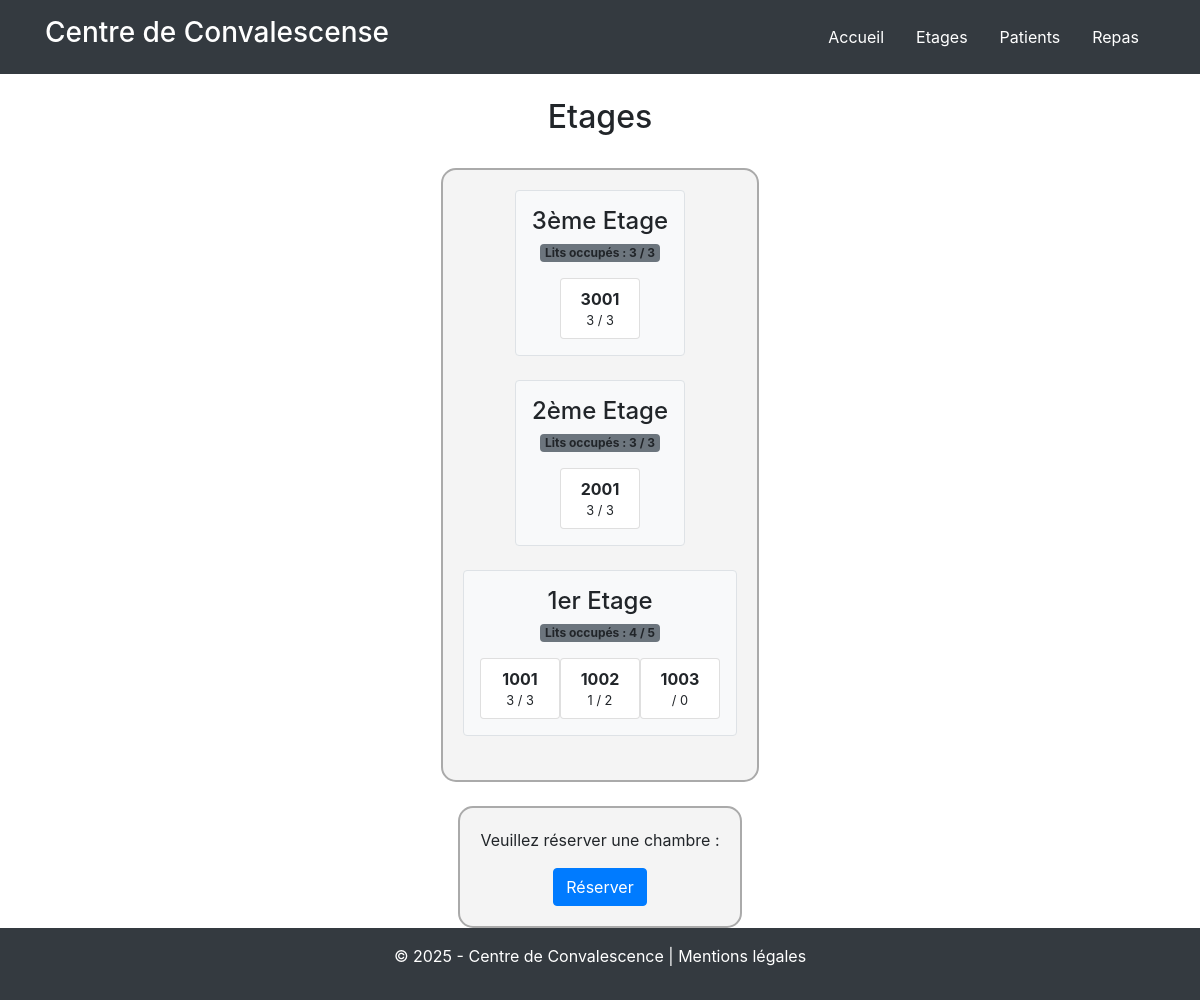
The page /index.php?action=Etages on the database its author committed.
### tables this page shows
CREATE TABLE `chambre` (
  `id_chambre` int(11) NOT NULL,
  `numero_chambre` int(11) NOT NULL,
  `classe` int(11) NOT NULL,
  `nombreLits` int(11) NOT NULL,
  `litsOccupes` int(11) DEFAULT '0',
  `id_etage` int(11) NOT NULL
);

### Controleur/controleur.php (called while the page is built, shortened)
<?php
require 'Repository/repository.php';
function etages()
{
    $etagesSource = [
        ['id' => 3, 'nom' => '3ème Etage'],
        ['id' => 2, 'nom' => '2ème Etage'],
        ['id' => 1, 'nom' => '1er Etage'],
    ];
    $etages = [];
    foreach ($etagesSource as $etage) {
        $chambres = getChambresEtOccupationParEtage($etage['id']);
        $etages[] = [
            'id' => $etage['id'],
            'nom' => $etage['nom'],
            'chambres' => $chambres
        ];
    }
    require 'Vue/VueEtages.php';
}
?>

### Repository/repository.php (called while the page is built, shortened)
<?php
function getBdd()
{
    $bdd = new PDO('mysql:host=localhost;dbname=centre_convalescense;charset=utf8', 'root', '', array(PDO::ATTR_ERRMODE => PDO::ERRMODE_EXCEPTION));
    return $bdd;
}
function compterLitsOccupesParEtage($id_etage)
{
    $bdd = getBdd();
    $sql = "
        SELECT COUNT(*)
        FROM lit
        INNER JOIN chambre ON lit.id_chambre = chambre.id_chambre
        WHERE chambre.id_etage = :id_etage AND lit.EstOccupe = 1";
    $stmt = $bdd->prepare($sql);
    $stmt->bindParam(':id_etage', $id_etage, PDO::PARAM_INT);
    $stmt->execute();
    return $stmt->fetchColumn();
}
function compterLitsTotalParEtage($id_etage)
{
    $bdd = getBdd();
    $sql = "
        SELECT COUNT(*)
        FROM lit
        INNER JOIN chambre ON lit.id_chambre = chambre.id_chambre
        WHERE chambre.id_etage = :id_etage";
    $stmt = $bdd->prepare($sql);
    $stmt->bindParam(':id_etage', $id_etage, PDO::PARAM_INT);
    $stmt->execute();
    return $stmt->fetchColumn();
}
function getChambresEtOccupationParEtage($id_etage)
{
    $bdd = getBdd();
    $stmt = $bdd->prepare("
        SELECT
            c.id_chambre,
            c.numero_chambre,
            COUNT(l.id_lit) AS nb_lits_total,
            SUM(l.EstOccupe = 1) AS nb_lits_occupees
        FROM chambre c
        LEFT JOIN lit l ON l.id_chambre = c.id_chambre
        WHERE c.id_etage = :id_etage
        GROUP BY c.id_chambre, c.numero_chambre
        ORDER BY c.numero_chambre
    ");
    $stmt->bindParam(':id_etage', $id_etage, PDO::PARAM_INT);
    $stmt->execute();
    return $stmt->fetchAll(PDO::FETCH_ASSOC);
}

### Vue/VueEtages.php (the view, shortened to what this page needs)
<link rel="stylesheet" href="Style/style.css">
<body>
    <div class="container mt-4">
        <div class="row mb-4">
            <div class="col">
                <h2 class="text-center">Etages</h2>
            </div>
        </div>
        <div class="container d-flex justify-content-center">
            <div class="graphique">
                <?php foreach ($etages as $etage): ?>
                    <div class="etage mb-4 p-3 rounded border bg-light">
                        <h4 class="text-center"><?= $etage['nom'] ?></h4>
                        <p class="text-center">
                            <span class="badge bg-secondary">
                                Lits occupés : <?= compterLitsOccupesParEtage($etage['id']) ?> /
                                <?= compterLitsTotalParEtage($etage['id']) ?>
                            </span>
                        </p>
                        <div class="d-flex flex-wrap justify-content-center gap-3">
                            <?php foreach ($etage['chambres'] as $chambre): ?>
                                <div class="card text-center" style="width: 5rem;">
                                    <div class="card-body p-2">
                                        <strong><?= $chambre['numero_chambre'] ?></strong><br>
                                        <small><?= $chambre['nb_lits_occupees'] ?> / <?= $chambre['nb_lits_total'] ?></small>
                                    </div>
                                </div>
                            <?php endforeach; ?>
                        </div>
                    </div>
                <?php endforeach; ?>
            </div>
        </div>
        <div class="container d-flex justify-content-center">
            <div class="graphique">
                <p>Veuillez réserver une chambre :</p>
                <a href="index.php?action=Formulaire Réservation" class="btn btn-primary">Réserver</a>
            </div>
        </div>
    </div>
</body>
<?php $contenu = ob_get_clean(); ?>
<?php require 'Gabarit/Gabarit.php'; ?>

### Index.php (shortened to what this page needs)
<?php
    require('Controleur/controleur.php');
    try {
        if (isset($_GET['action']))
        {
            switch($_GET['action'])
            {
                case 'Etages':
                    etages();break;
            }
        }
        else
        {
            accueil();
        }
            }
catch (Exception $e)
{
    erreur ($e->getMessage());
}

### Gabarit/Gabarit.php (shortened to what this page needs)
<html lang="en">
<head>
    <link rel="stylesheet" href="https://maxcdn.bootstrapcdn.com/bootstrap/4.3.1/css/bootstrap.min.css">
</head>
<body>
<?php require 'HEADER.php'; ?>
<div id="contenu">
    <?=$contenu?>
</div>
<?php require 'FOOTER.php'; ?>
</body>
</html>

### Gabarit/HEADER.php
<header class="bg-dark text-white py-3">
        <div class="container d-flex justify-content-between align-items-center">
            <h1 class="h3">Centre de Convalescense</h1>
            <nav>
                <ul class="nav">
                    <li class="nav-item"><a class="nav-link text-white" href="index.php?action=Accueil">Accueil</a></li>
                    <li class="nav-item"><a class="nav-link text-white" href="index.php?action=Etages">Etages</a></li>
                    <li class="nav-item"><a class="nav-link text-white" href="index.php?action=Patients">Patients</a></li>
                    <li class="nav-item"><a class="nav-link text-white" href="index.php?action=Repas">Repas</a></li>
                </ul>
            </nav>
        </div>
    </header>

### Gabarit/FOOTER.php (shortened to what this page needs)
<footer class="bg-dark text-white text-center py-3">
        <p>&copy; 2025 - Centre de Convalescence | <a href="#" class="text-white">Mentions légales</a></p>
    </footer>

### Style/style.css (style rules this page uses)
.graphique { display: flex; flex-direction: column; align-items: center; border: 2px solid #aaa; padding: 20px; background-color: #f4f4f4; border-radius: 15px; }
.row { display: flex; justify-content: center; margin-bottom: 15px; }

### rows shown on the page
chambre: numero_chambre "3001", nb_lits_occupees "3", nb_lits_total "3"
chambre: numero_chambre "2001", nb_lits_occupees "3", nb_lits_total "3"
chambre: numero_chambre "1001", nb_lits_occupees "3", nb_lits_total "3"
chambre: numero_chambre "1002", nb_lits_occupees "1", nb_lits_total "2"
chambre: numero_chambre "1003", nb_lits_total "0"

### other values the page prints
$etage['nom'] "3ème Etage"
compterLitsOccupesParEtage($etage['id']) "3"
compterLitsTotalParEtage($etage['id']) "3"
$etage['nom'] "2ème Etage"
$etage['nom'] "1er Etage"
compterLitsOccupesParEtage($etage['id']) "4"
compterLitsTotalParEtage($etage['id']) "5"
